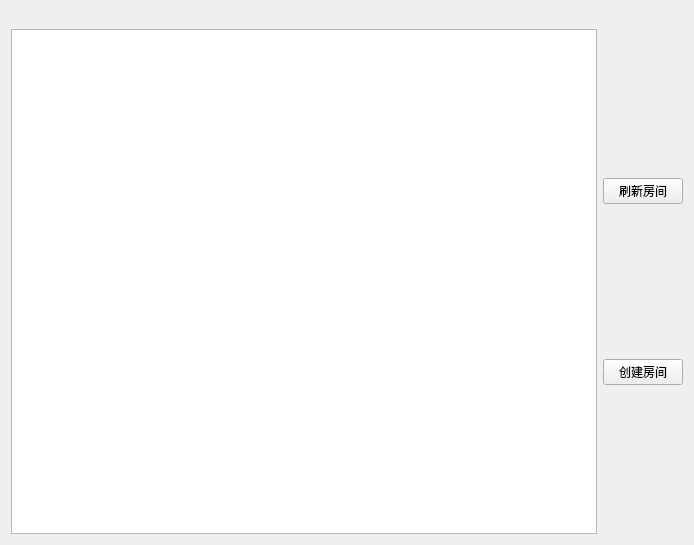
<?xml version="1.0" encoding="UTF-8"?>
<ui version="4.0">
 <class>RoomWidget</class>
 <widget class="QWidget" name="RoomWidget">
  <property name="geometry">
   <rect>
    <x>0</x>
    <y>0</y>
    <width>694</width>
    <height>545</height>
   </rect>
  </property>
  <property name="windowTitle">
   <string>Form</string>
  </property>
  <layout class="QVBoxLayout" name="verticalLayout_2">
   <item>
    <widget class="QLabel" name="lbUserame">
     <property name="minimumSize">
      <size>
       <width>54</width>
       <height>12</height>
      </size>
     </property>
     <property name="maximumSize">
      <size>
       <width>54</width>
       <height>12</height>
      </size>
     </property>
     <property name="text">
      <string/>
     </property>
    </widget>
   </item>
   <item>
    <layout class="QHBoxLayout" name="horizontalLayout">
     <item>
      <widget class="QListWidget" name="lwRoomList"/>
     </item>
     <item>
      <layout class="QVBoxLayout" name="verticalLayout">
       <item>
        <widget class="QPushButton" name="btnRefleshRoom">
         <property name="text">
          <string>刷新房间</string>
         </property>
        </widget>
       </item>
       <item>
        <widget class="QPushButton" name="btnCreateRoom">
         <property name="text">
          <string>创建房间</string>
         </property>
        </widget>
       </item>
      </layout>
     </item>
    </layout>
   </item>
  </layout>
 </widget>
 <resources/>
 <connections/>
</ui>
